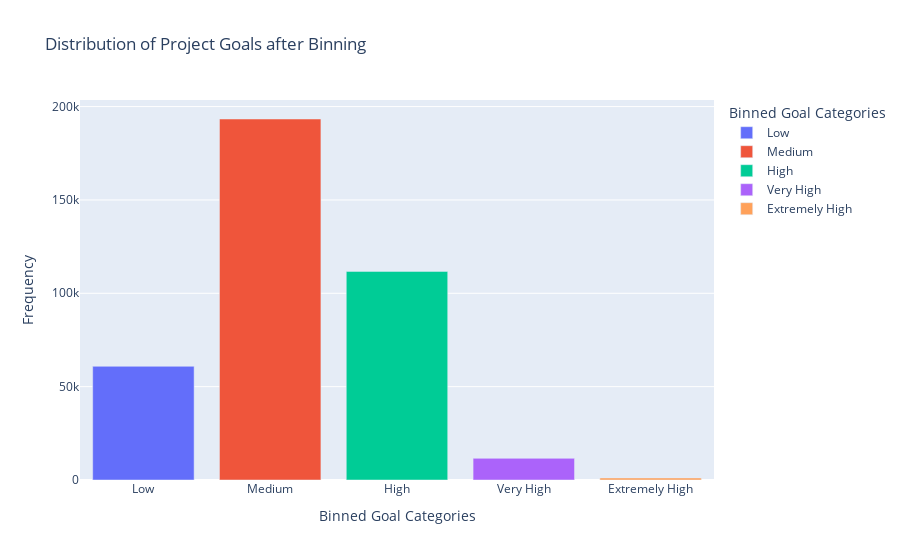

The notebook cell this image was saved under:
### Markdown cell above
### DISTRIBUTION OF GOAL AMOUNTS

### Code cell
kickstarter_data['goal_binned'] = pd.cut(kickstarter_data['usd_goal_real'], bins=goal_bins, labels=goal_labels)

# Visualize the distribution of project goals after binning
goal_binned_distribution = kickstarter_data['goal_binned'].value_counts().sort_index().reset_index()
goal_binned_distribution.columns = ['Goal Binned', 'Frequency']

# Create the interactive bar chart
fig = px.bar(
    goal_binned_distribution,
    x='Goal Binned',
    y='Frequency',
    title='Distribution of Project Goals after Binning',
    labels={'Goal Binned': 'Binned Goal Categories', 'Frequency': 'Frequency'},
    color='Goal Binned'
)

# Show the plot
fig.show()

### Figure 1 — Plotly figure (JSON) as saved in the notebook; plotly's stock layout.template omitted (floating-point values rounded to 4 significant figures)
{"data": [{"alignmentgroup": "True", "hovertemplate": "Binned Goal Categories=%{x}<br>Frequency=%{y}<extra></extra>", "legendgroup": "Low", "marker": {"color": "#636efa", "pattern": {"shape": ""}}, "name": "Low", "offsetgroup": "Low", "orientation": "v", "showlegend": true, "textposition": "auto", "type": "bar", "x": ["Low"], "xaxis": "x", "y": [60893], "yaxis": "y"}, {"alignmentgroup": "True", "hovertemplate": "Binned Goal Categories=%{x}<br>Frequency=%{y}<extra></extra>", "legendgroup": "Medium", "marker": {"color": "#EF553B", "pattern": {"shape": ""}}, "name": "Medium", "offsetgroup": "Medium", "orientation": "v", "showlegend": true, "textposition": "auto", "type": "bar", "x": ["Medium"], "xaxis": "x", "y": [193351], "yaxis": "y"}, {"alignmentgroup": "True", "hovertemplate": "Binned Goal Categories=%{x}<br>Frequency=%{y}<extra></extra>", "legendgroup": "High", "marker": {"color": "#00cc96", "pattern": {"shape": ""}}, "name": "High", "offsetgroup": "High", "orientation": "v", "showlegend": true, "textposition": "auto", "type": "bar", "x": ["High"], "xaxis": "x", "y": [111733], "yaxis": "y"}, {"alignmentgroup": "True", "hovertemplate": "Binned Goal Categories=%{x}<br>Frequency=%{y}<extra></extra>", "legendgroup": "Very High", "marker": {"color": "#ab63fa", "pattern": {"shape": ""}}, "name": "Very High", "offsetgroup": "Very High", "orientation": "v", "showlegend": true, "textposition": "auto", "type": "bar", "x": ["Very High"], "xaxis": "x", "y": [11599], "yaxis": "y"}, {"alignmentgroup": "True", "hovertemplate": "Binned Goal Categories=%{x}<br>Frequency=%{y}<extra></extra>", "legendgroup": "Extremely High", "marker": {"color": "#FFA15A", "pattern": {"shape": ""}}, "name": "Extremely High", "offsetgroup": "Extremely High", "orientation": "v", "showlegend": true, "textposition": "auto", "type": "bar", "x": ["Extremely High"], "xaxis": "x", "y": [1085], "yaxis": "y"}], "layout": {"barmode": "relative", "legend": {"title": {"text": "Binned Goal Categories"}, "tracegroupgap": 0}, "title": {"text": "Distribution of Project Goals after Binning"}, "xaxis": {"anchor": "y", "categoryarray": ["Low", "Medium", "High", "Very High", "Extremely High"], "categoryorder": "array", "domain": [0, 1], "title": {"text": "Binned Goal Categories"}}, "yaxis": {"anchor": "x", "domain": [0, 1], "title": {"text": "Frequency"}}}}
